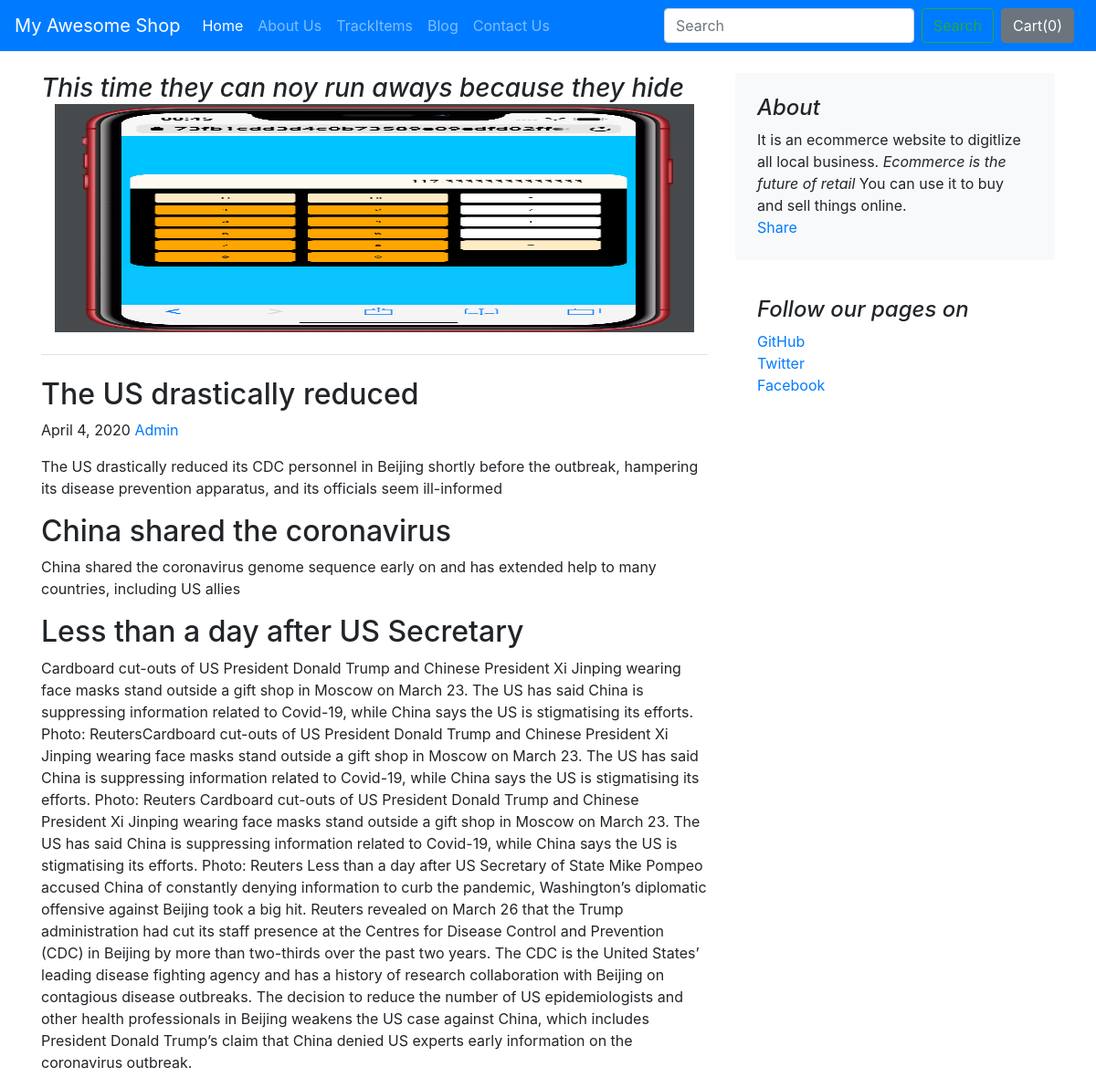
The app's page /blog/blogpost/3 with its own data.
### blog/models.py (models this page shows)
class Blogpost(models.Model):
    post_id = models.AutoField(primary_key=True)
    title = models.CharField(max_length=50)
    head0 = models.CharField(max_length=500, default="")
    chead0 = models.CharField(max_length=5000, default="")
    head1 = models.CharField(max_length=500, default="")
    chead1 = models.CharField(max_length=5000, default="")
    head2 = models.CharField(max_length=500, default="")
    chead2 = models.CharField(max_length=5000, default="")
    pub_date = models.DateField()
    thumbnail = models.ImageField(upload_to="shop/images", default="")

### blog/views.py (the view)
# urls.py: path("blogpost/<int:id>", views.blogpost ,name="blogPost")
def blogpost(request,id):
    post = Blogpost.objects.filter(post_id = id)[0]
    print(post)
    return render(request,'blog/blogpost.html',
                  {'post':post})

### blog/templates/blog/blogpost.html (shortened to what this page needs)
{% extends 'shop/basic.html' %}
{% block body %}
<div class="container">
<div class="row mt-4">
    <div class="col-md-8 blog-main">
      <h3 class="pb-4 mb-4 font-italic border-bottom">
        {{post.title}}
          <div class="col-auto d-none d-lg-block">
          <img src='/media/{{post.thumbnail}}' class="bd-placeholder-img" width="100%" height="250"
                aria-label="Placeholder: Thumbnail"/>
        </div>
      </h3>
      <div class="blog-post">
        <h2 class="blog-post-title">{{post.head0}}</h2>
        <p class="blog-post-meta">{{post.pub_date}} <a href="#">Admin</a></p>
       <p>{{post.chead0}}</p>
        <h2>{{post.head1}}</h2>
            <p>{{post.chead1}}</p>
         <h2>{{post.head2}}</h2>
            <p>{{post.chead2}}</p>
      </div>
    </div>
    <aside class="col-md-4 blog-sidebar">
      <div class="p-4 mb-3 bg-light rounded">
        <h4 class="font-italic">About</h4>
        <p class="mb-0">It is an ecommerce website to digitlize all local business. <em>Ecommerce is the future of retail</em> You can use it to buy and sell things online.</p>
      <div class="fb-share-button" data-href="http://127.0.0.1:8000/blog/blogpost/{{post.post_id}}" data-layout="button_count" data-size="large"><a target="_blank" href="https://www.facebook.com/sharer/sharer.php?u=http%3A%2F%2F127.0.0.1%3A8000%2Fblog%2Fblogpost%2F1&amp;src=sdkpreparse" class="fb-xfbml-parse-ignore">Share</a></div>
      </div>
      <div class="p-4">
        <h4 class="font-italic">Follow our pages on</h4>
        <ol class="list-unstyled">
          <li><a href="#">GitHub</a></li>
          <li><a href="#">Twitter</a></li>
          <li><a href="#">Facebook</a></li>
        </ol>
      </div>
    </aside>
     </div>
</div>
{% endblock %}

### records on screen
Blogpost: title "This time they can noy run aways because they hide", thumbnail (picture), head0 "The US drastically reduced", pub_date "April 4, 2020", chead0 "The US drastically reduced its CDC personnel in Beijing shortly before the outbreak, hampering its disease prevention apparatus, and its officials seem ill-informed", head1 "China shared the coronavirus", chead1 "China shared the coronavirus genome sequence early on and has extended help to many countries, including US allies", head2 "Less than a day after US Secretary", chead2 "Cardboard cut-outs of US President Donald Trump and Chinese President Xi Jinping wearing face masks stand outside a gift shop in Moscow on March 23. The US has said China is suppressing information related to Covid-19, while China says the US is stigmatising its efforts. Photo: ReutersCardboard cut-outs of US President Donald Trump and Chinese President Xi Jinping wearing face masks stand outside a gift shop in Moscow on March 23. The US has said China is suppressing information related to Covid-19, while China says the US is stigmatising its efforts. Photo: Reuters Cardboard cut-outs of US President Donald Trump and Chinese President Xi Jinping wearing face masks stand outside a gift shop…"
